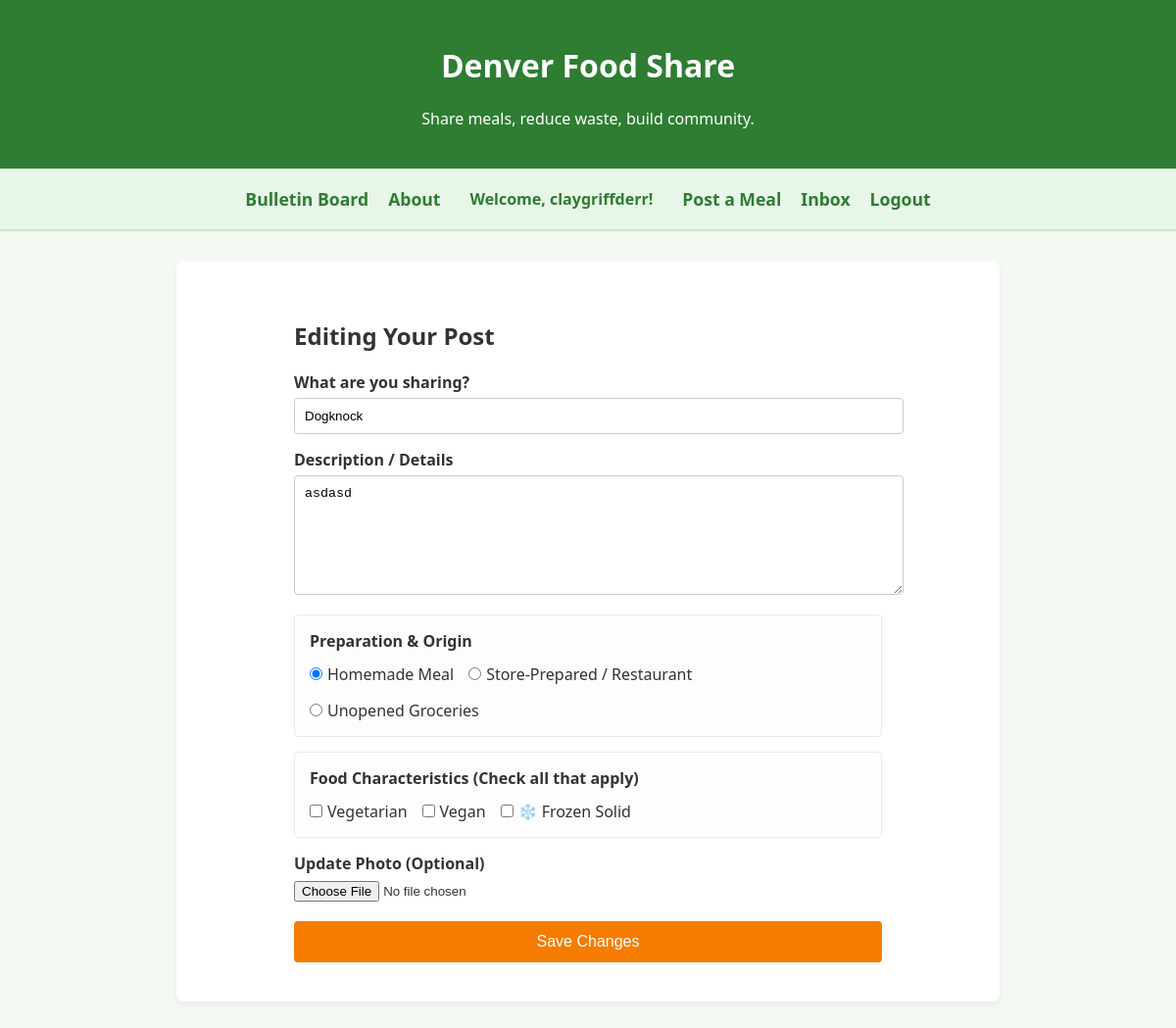
The page /edit_post/2 (signed in) on the database its author committed.
### app.py (models this page shows)
class User(db.Model, UserMixin):
    __tablename__ = 'users'
    id = db.Column(db.Integer, primary_key=True)
    username = db.Column(db.String(50), nullable=False, unique=True)
    email_encrypted = db.Column(db.String(255), nullable=False, unique=True)
    password_hash = db.Column(db.String(255), nullable=False)
    latitude = db.Column(db.Float, nullable=True)
    longitude = db.Column(db.Float, nullable=True)

class Post(db.Model):
    __tablename__ = 'posts'
    id = db.Column(db.Integer, primary_key=True)
    title = db.Column(db.String(100), nullable=False)
    description = db.Column(db.Text, nullable=False)
    timestamp = db.Column(db.DateTime, default=lambda: datetime.now(timezone.utc))
    status = db.Column(db.String(20), default='active')
    image_url = db.Column(db.String(255), nullable=True)
    uploader_id = db.Column(db.Integer, db.ForeignKey('users.id'), nullable=False)
    is_vegetarian = db.Column(db.Boolean, default=False)
    is_vegan = db.Column(db.Boolean, default=False)
    prep_type = db.Column(db.String(30), default='homemade') # homemade, store_bought, groceries
    is_frozen = db.Column(db.Boolean, default=False)
    uploader = db.relationship('User', backref='posts')

### app.py (the view, shortened to what this page needs)
@app.route('/edit_post/<int:post_id>', methods=['GET', 'POST'])
@login_required
def edit_post(post_id):
    post = Post.query.get_or_404(post_id)
    if post.uploader_id != current_user.id:
        return redirect(url_for('home'))
    return render_template('edit_post.html', post=post)

### app.py (called while the page is built)
@login_manager.user_loader
def load_user(user_id):
    return User.query.get(int(user_id))

### templates/edit_post.html (shortened to what this page needs)
{% extends "base.html" %}
{% block content %}
<div style="max-width: 600px; margin: 0 auto; padding: 20px;">
    <h2>Editing Your Post</h2>
    <form action="/edit_post/{{ post.id }}" method="POST" enctype="multipart/form-data">
        <label style="display: block; margin-bottom: 5px; font-weight: bold;">What are you sharing?</label>
        <input type="text" name="title" required value="{{ post.title }}" style="width: 100%; padding: 10px; margin-bottom: 15px; border: 1px solid #ccc; border-radius: 4px;">
        <label style="display: block; margin-bottom: 5px; font-weight: bold;">Description / Details</label>
        <textarea name="description" required style="width: 100%; padding: 10px; margin-bottom: 15px; border: 1px solid #ccc; border-radius: 4px; height: 100px;">{{ post.description }}</textarea>
        <div style="margin-bottom: 15px; background: #fdfdfd; padding: 15px; border: 1px solid #eaeaea; border-radius: 4px;">
            <span style="display: block; font-weight: bold; margin-bottom: 12px;">Preparation & Origin</span>
            <div style="display: flex; flex-wrap: wrap; gap: 15px;">
                <label style="font-weight: normal; display: inline-flex; align-items: center; white-space: nowrap;">
                    <input type="radio" name="prep_type" value="homemade" {% if post.prep_type == 'homemade' %}checked{% endif %} style="margin: 0 5px 0 0;"> Homemade Meal
                </label>
                <label style="font-weight: normal; display: inline-flex; align-items: center; white-space: nowrap;">
                    <input type="radio" name="prep_type" value="store_bought" {% if post.prep_type == 'store_bought' %}checked{% endif %} style="margin: 0 5px 0 0;"> Store-Prepared / Restaurant
                </label>
                <label style="font-weight: normal; display: inline-flex; align-items: center; white-space: nowrap;">
                    <input type="radio" name="prep_type" value="groceries" {% if post.prep_type == 'groceries' %}checked{% endif %} style="margin: 0 5px 0 0;"> Unopened Groceries
                </label>
            </div>
        </div>
        <div style="margin-bottom: 15px; background: #fdfdfd; padding: 15px; border: 1px solid #eaeaea; border-radius: 4px;">
            <span style="display: block; font-weight: bold; margin-bottom: 12px;">Food Characteristics (Check all that apply)</span>
            <div style="display: flex; flex-wrap: wrap; gap: 15px;">
                <label style="font-weight: normal; display: inline-flex; align-items: center; white-space: nowrap;">
                    <input type="checkbox" name="is_vegetarian" {% if post.is_vegetarian %}checked{% endif %} style="margin: 0 5px 0 0;"> Vegetarian
                </label>
                <label style="font-weight: normal; display: inline-flex; align-items: center; white-space: nowrap;">
                    <input type="checkbox" name="is_vegan" {% if post.is_vegan %}checked{% endif %} style="margin: 0 5px 0 0;"> Vegan
                </label>
                <label style="font-weight: normal; display: inline-flex; align-items: center; white-space: nowrap;">
                    <input type="checkbox" name="is_frozen" {% if post.is_frozen %}checked{% endif %} style="margin: 0 5px 0 0;"> ❄️ Frozen Solid
                </label>
            </div>
        </div>
        <label style="display: block; margin-bottom: 5px; font-weight: bold;">Update Photo (Optional)</label>
        <input type="file" name="image" accept="image/*" style="margin-bottom: 20px;">
        <button type="submit" style="background-color: #f57c00; color: white; border: none; padding: 12px 20px; font-size: 16px; border-radius: 4px; cursor: pointer; width: 100%;">Save Changes</button>
    </form>
</div>
{% endblock %}

### templates/base.html (shortened to what this page needs)
<!DOCTYPE html>
<html lang="en">
<head>
    <link rel="stylesheet" href="https://unpkg.com/leaflet@1.9.4/dist/leaflet.css" />
</head>
<body>
    <header>
        <h1>Denver Food Share</h1>
        <p>Share meals, reduce waste, build community.</p>
    </header>
    <nav>
        <a href="/">Bulletin Board</a>
        <a href="/about">About</a>
        {% if current_user.is_authenticated %}
            <span style="color: #2e7d32; font-weight: bold; padding: 10px;">Welcome, {{ current_user.username }}!</span>
            <a href="/create_post">Post a Meal</a>
            <a href="/inbox">Inbox</a>
            <a href="/logout">Logout</a>
        {% else %}
            <a href="/login">Login</a>
            <a href="/register">Sign Up</a>
        {% endif %}
    </nav>
    <div class="container">
        {% block content %}{% endblock %}
    </div>
</body>
</html>

### templates/base.html (style rules this page uses)
body { font-family: 'Segoe UI', Tahoma, Geneva, Verdana, sans-serif; margin: 0; padding: 0; background-color: #f4f9f4; color: #333; }
header { background-color: #2e7d32; color: white; padding: 1.5rem; text-align: center; }
nav { display: flex; justify-content: center; align-items: center; gap: 20px; padding: 10px; background: #e8f5e9; border-bottom: 2px solid #c8e6c9; }
nav a { text-decoration: none; color: #2e7d32; font-weight: bold; font-size: 1.1rem; transition: color 0.2s; }
.container { max-width: 800px; margin: 30px auto; padding: 20px; background: white; border-radius: 8px; box-shadow: 0 4px 6px rgba(0,0,0,0.05); }

### rows shown on the page
User: username "claygriffderr"
Post: title "Dogknock", description "asdasd", prep_type "☑ Homemade Meal", prep_type "☐ Store-Prepared / Restaurant", prep_type "☐ Unopened Groceries"
